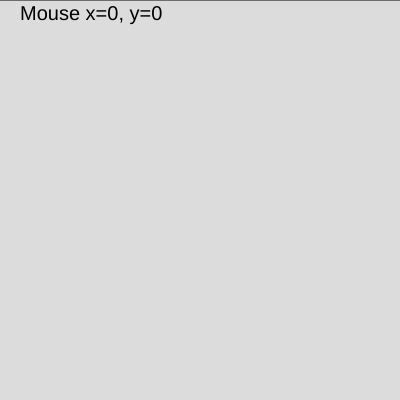
Frame 1 (no input)
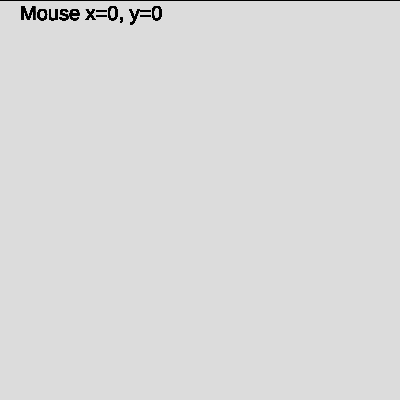
Frame 60 (no input)
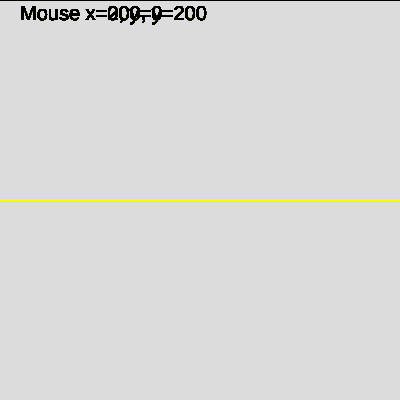
Frame 120 (the mouse pressed at the canvas centre since frame 60)

The p5.js sketch that drew these frames (run headless with seeded random() and noise() and a simulated clock; from frame 60 on, the mouse is pressed at the canvas centre):

// p5.js sketch
// ── sketch.js
let canvasXMax=400;
let canvasYMax=400;

function setup() {
  createCanvas(canvasXMax, canvasYMax);
  background(220)
}

function draw() {


  textSize(20)
  strokeWeight(0)
  let string_toprint="Mouse x="+mouseX+", y="+mouseY;
  //la parte tra virgolette (rossa) è il testo decorativo che vedremo sullo schermo
  text(string_toprint, 20, 20)

  strokeWeight(1)
  line(0, mouseY,canvasXMax, mouseX)

  //feedback tasto mouse sx
  //linea diventa gialla se click col mouse
  //uso variabile p5 --> true se il mouse schiacciato
  if(mouseIsPressed == true){
    if(mouseButton == RIGHT){
      background(220)
    }
    //se variabile vera coloro di giallo
    stroke("yellow")
  }else{
    //altrimenti riga nera
    stroke("black")
  }
}
